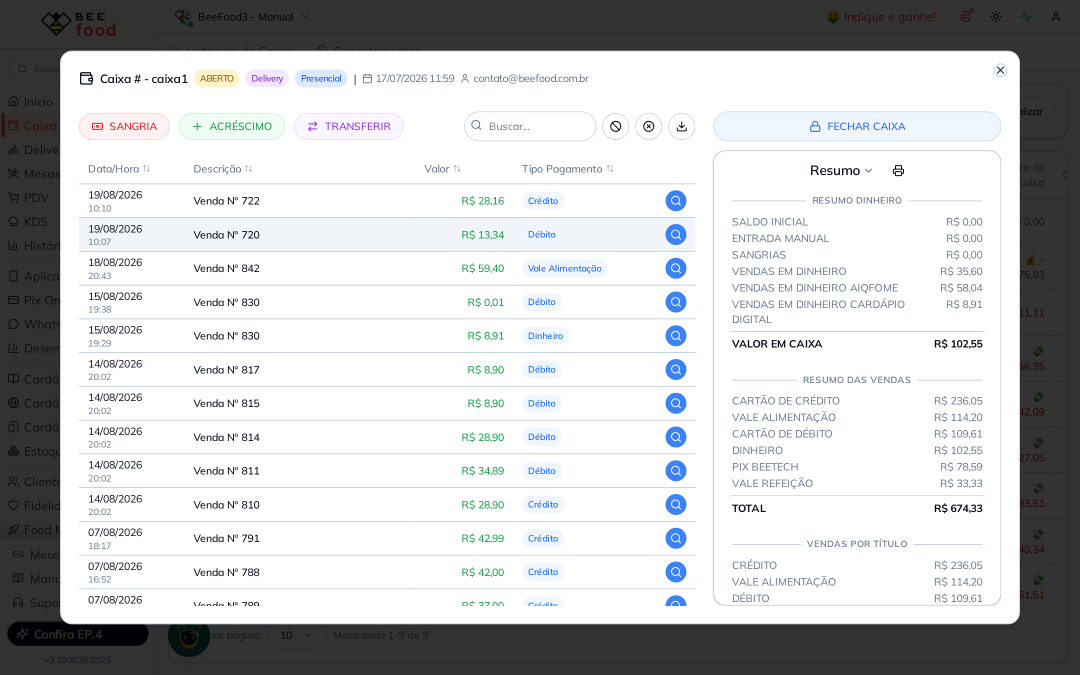
#> input picture manuais/caixa-fechar/imagens-puras/02-ver-caixa-fechar.png, 2160 x 1350 px, given in place of 01-listagem-caixa-aberto.png, which was not available (shown at 1/2 size)
$ python annotate.py
#> lines starting #> are read from the running program, lines starting #| are printed output that depends on the picture; pictures that were not available may be replaced by others from this repository, and a replacement may not be noted
"""Anota screenshots com setas e numeros para o manual BeeFood - Fechar Caixa.
Estilo: setas finas/sutis em VERDE (tom dos botoes do sistema), leve transparencia.
Coordenadas em fracoes (0..1) da largura/altura da imagem.
Cada marcador: (numero, alvo_x, alvo_y, badge_x, badge_y)
- alvo = ponta da seta (campo/botao)
- badge = posicao do circulo numerado (origem da seta)

Nos modais, os badges ficam na margem escurecida do overlay e as setas apontam
para dentro - assim nenhum numero cobre valor ou rotulo da tela.
"""
import os, math
from PIL import Image, ImageDraw, ImageFont, ImageFilter

# Pastas relativas a este manual: imagens puras (backup) -> imagens tratadas (com setas)
SRC = "imagens-puras"
OUT = "imagens-tratadas"
os.makedirs(OUT, exist_ok=True)

GREEN = (22, 150, 78)          # verde (alinhado aos botoes do BeeFood)
WHITE = (255, 255, 255)
A_LINE = 220                   # alpha das setas (sutil)
A_BADGE = 235                  # alpha dos badges

# Arial no Windows do dono; Arimo/DejaVu no Linux (Cloud Agent). Primeiro que existir vence.
FONT_CANDIDATES = [
    r"C:\Windows\Fonts\arialbd.ttf",
    "/usr/share/fonts/truetype/croscore/Arimo-Bold.ttf",
    "/usr/share/fonts/truetype/dejavu/DejaVuSans-Bold.ttf",
]


def font(sz):
    for caminho in FONT_CANDIDATES:
        if os.path.exists(caminho):
            return ImageFont.truetype(caminho, sz)
    raise RuntimeError("nenhuma fonte bold encontrada: " + ", ".join(FONT_CANDIDATES))


def draw_arrow(d, x0, y0, x1, y1, w):
    col = GREEN + (A_LINE,)
    d.line([(x0, y0), (x1, y1)], fill=col, width=w)
    ang = math.atan2(y1 - y0, x1 - x0)
    L = w * 3.6
    for s in (0.45, -0.45):
        xa = x1 - L * math.cos(ang - s)
        ya = y1 - L * math.sin(ang - s)
        d.line([(x1, y1), (xa, ya)], fill=col, width=w)


def badge(d, cx, cy, r, num, fnt):
    # halo branco fino + circulo verde semitransparente
    d.ellipse([cx - r - 2, cy - r - 2, cx + r + 2, cy + r + 2], fill=WHITE + (235,))
    d.ellipse([cx - r, cy - r, cx + r, cy + r], fill=GREEN + (A_BADGE,))
    t = str(num)
    bb = d.textbbox((0, 0), t, font=fnt)
    tw, th = bb[2] - bb[0], bb[3] - bb[1]
    d.text((cx - tw / 2 - bb[0], cy - th / 2 - bb[1]), t, fill=WHITE, font=fnt)


def desfocar(img, regioes):
    """Borra regioes (fracoes) antes de anotar - usado para dado pessoal em tela."""
    W, H = img.size
    for (fx, fy, fw, fh) in regioes:
        caixa = (int(fx * W), int(fy * H), int((fx + fw) * W), int((fy + fh) * H))
        recorte = img.crop(caixa).filter(ImageFilter.GaussianBlur(radius=max(3, int(W * 0.005))))
        img.paste(recorte, caixa)
    return img


def annotate(name, markers, ring=None, blur=None):
#> called with name = '01-listagem-caixa-aberto.png'
    img = Image.open(os.path.join(SRC, name)).convert("RGBA")
#> img is the input picture: PIL image 2160x1350 RGBA; mean R, G, B, A 197.6, 198.9, 200.6, 255
    if blur:
        img = desfocar(img, blur)
    W, H = img.size
#> W = 2160; H = 1350
    overlay = Image.new("RGBA", (W, H), (0, 0, 0, 0))
#> overlay: PIL image 2160x1350 RGBA; every value is 0
    d = ImageDraw.Draw(overlay)
    r = int(W * 0.0145)            # raio do badge (menor = mais sutil)
#> r = 31
    fnt = font(int(r * 1.2))
    w = max(2, int(W * 0.0024))    # espessura fina das setas
#> w = 5
    for (fx, fy, fw, fh) in (ring or []):
        x0, y0 = fx * W, fy * H
        d.rectangle([x0, y0, x0 + fw * W, y0 + fh * H], outline=GREEN + (A_LINE,), width=w)
    for (num, tx, ty, bx, by) in markers:
        TX, TY = tx * W, ty * H
        BX, BY = bx * W, by * H
        ang = math.atan2(TY - BY, TX - BX)
        sx = BX + (r + 5) * math.cos(ang)
        sy = BY + (r + 5) * math.sin(ang)
        draw_arrow(d, sx, sy, TX, TY, w)
        badge(d, BX, BY, r, num, fnt)
    out_img = Image.alpha_composite(img, overlay).convert("RGB")
    out = os.path.join(OUT, name)
    out_img.save(out)
    print("OK", out)


# ---------- Configuracoes por imagem ----------

# Etapa 1 - listagem com o caixa em aberto
annotate("01-listagem-caixa-aberto.png", [
    (1, 0.443, 0.314, 0.408, 0.225),   # status "Em aberto"
    (2, 0.200, 0.327, 0.140, 0.225),   # lupa Ver Caixa
])

# Etapa 1 - dentro do caixa: onde fica FECHAR CAIXA e o valor a conferir
annotate("02-ver-caixa-fechar.png", [
    (1, 0.740, 0.172, 0.700, 0.075),   # botao FECHAR CAIXA
    (2, 0.918, 0.515, 0.972, 0.575),   # VALOR EM CAIXA
])

# Etapa 2 - vendas sem pagamento total
annotate("03-vendas-pendentes.png", [
    (1, 0.181, 0.248, 0.075, 0.300),   # botao verde (pagar a venda)
    (2, 0.768, 0.200, 0.930, 0.150),   # coluna Faltante
    (3, 0.850, 0.908, 0.935, 0.850),   # FECHAR CAIXA MESMO ASSIM (F2)
])
#> call 3 of annotate, with name = '03-vendas-pendentes.png'
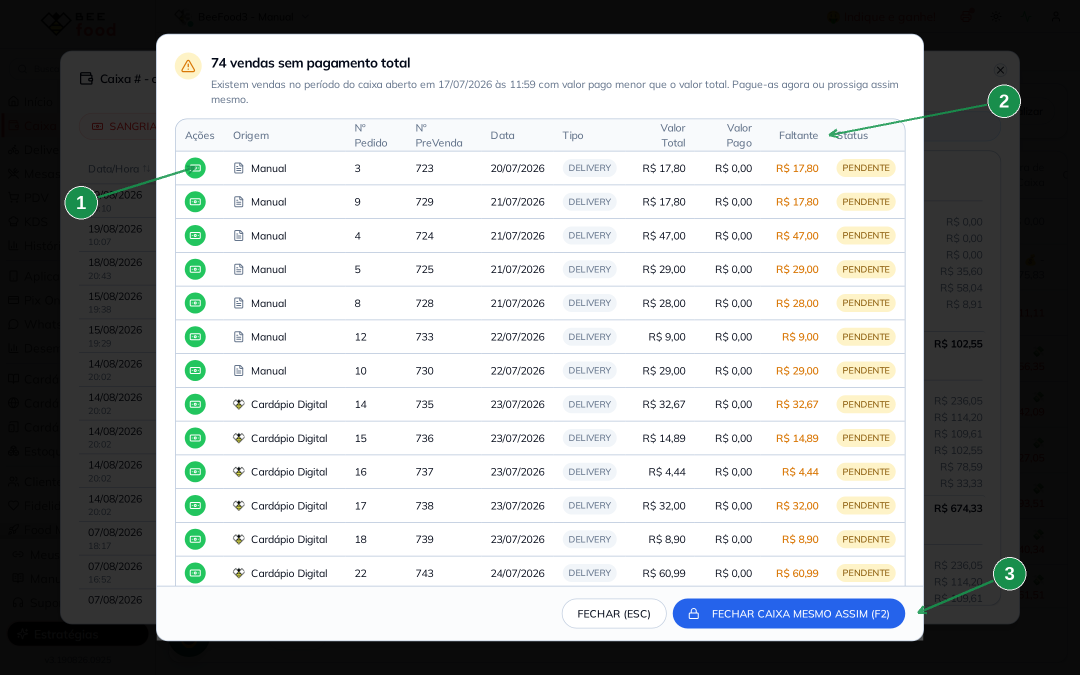
#> input picture manuais/caixa-fechar/imagens-tratadas/03-vendas-pendentes.png, 2160 x 1350 px, found by its file name (shown at 1/2 size)

# Etapa 2 - pagamento da venda registrado
# O CPF do cliente de teste aparece no campo Documento -> desfocado antes de anotar.
annotate("04-pagamento-venda.png", [
    (1, 0.835, 0.395, 0.930, 0.330),   # Pagamentos realizados / Pago
    (2, 0.625, 0.791, 0.930, 0.830),   # Pagamento completo
], blur=[(0.745, 0.102, 0.108, 0.036)])
#> call 4 of annotate, with name = '04-pagamento-venda.png'
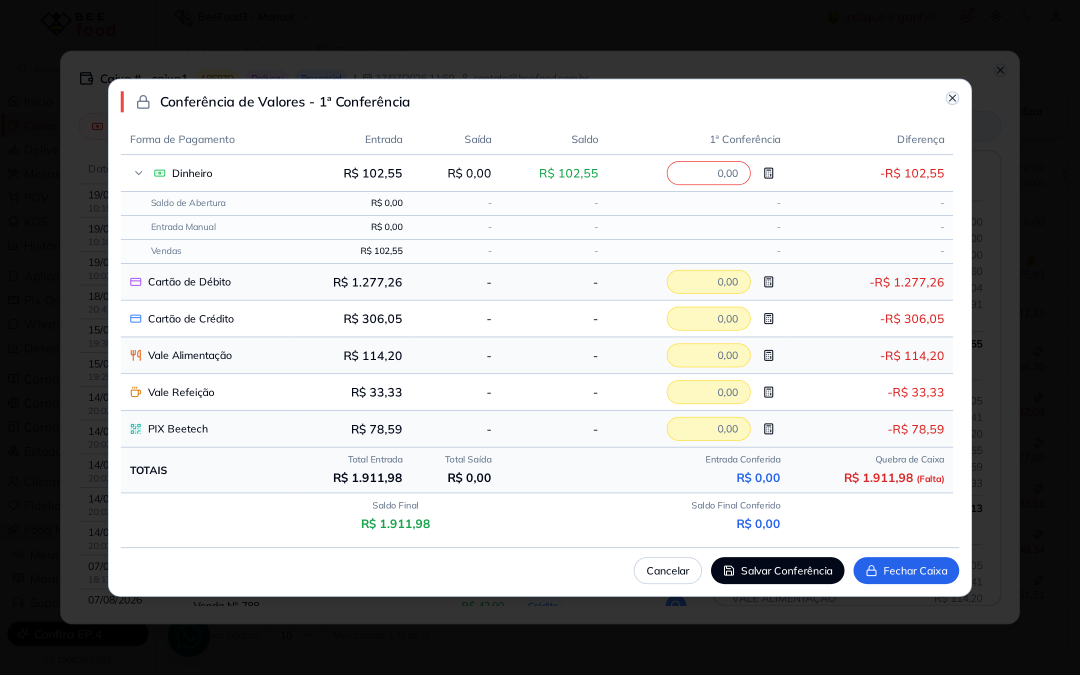
#> input picture manuais/caixa-fechar/imagens-puras/07-conferencia-em-branco.png, 2160 x 1350 px, given in place of 04-pagamento-venda.png, which was not available (shown at 1/2 size)
#> in annotate, img is the input picture: PIL image 2160x1350 RGBA; mean R, G, B, A 159.5, 160.1, 160.7, 255
#> the loop in desfocar, `for (fx, fy, fw, fh) in regioes:` made 1 pass
#> pass 1, in desfocar, `recorte = img.crop(caixa).filter(ImageFilter.GaussianBlur(radius=max(3..`:
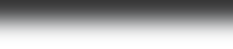
#> recorte: PIL image 233x49 RGBA; mean R, G, B, A 168.2, 168.6, 169.4, 255

# Etapa 2 - a venda volta para a lista como PAGA
annotate("05-venda-paga.png", [
    (1, 0.181, 0.248, 0.070, 0.300),   # botao virou check
    (2, 0.845, 0.248, 0.930, 0.180),   # badge PAGA
])

# Etapa 2 - aviso ao fechar com pendencias
#> (the run stopped early here; a loop or call above may not have finished)
